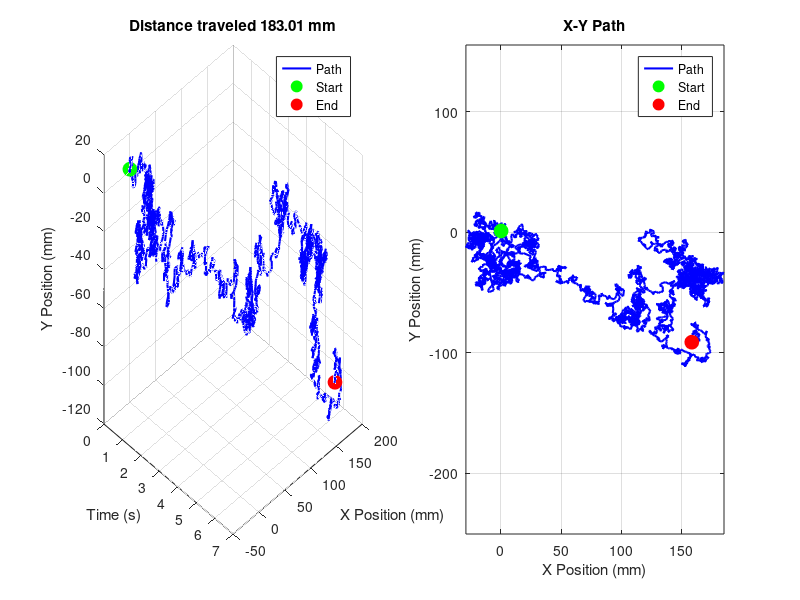

MATLAB code for this plot:
function distance = ex4p4()
    data_struct = load('h03t2data.mat');
    signal = data_struct.data;
    
    fs = 1000; % Hz (1 kHz)
    
    control = signal(1, :);
    x = signal(2, :);
    y = signal(3, :);
    
    threshold = 1.0; % Value above which device is considered "on"
    is_on = control > threshold;
    
    on_indices = find(is_on);
    
    if isempty(on_indices)
        error('No powered-on state detected');
    end
    
    start_idx = on_indices(1);
    end_idx = on_indices(end);
    
    t = (on_indices - start_idx) / fs; % Time in seconds
    x_on = x(on_indices);
    y_on = y(on_indices);
    
    x_start = x_on(1);
    y_start = y_on(1);
    x_end = x_on(end);
    y_end = y_on(end);
    
    distance = sqrt((x_end - x_start)^2 + (y_end - y_start)^2);
    
    figure;
    
    subplot(1, 2, 1);
    plot3(t, x_on, y_on, 'b-', 'LineWidth', 1.5);
    grid on;
    xlabel('Time (s)');
    ylabel('X Position (mm)');
    zlabel('Y Position (mm)');
    title(sprintf('Distance traveled %.2f mm', distance));
    view(45, 30); % Set a good viewing angle
    
    hold on;
    plot3(t(1), x_start, y_start, 'go', 'MarkerSize', 10, 'MarkerFaceColor', 'g');
    plot3(t(end), x_end, y_end, 'ro', 'MarkerSize', 10, 'MarkerFaceColor', 'r');
    legend('Path', 'Start', 'End', 'Location', 'best');
    hold off;
    
    subplot(1, 2, 2);
    plot(x_on, y_on, 'b-', 'LineWidth', 1.5);
    grid on;
    xlabel('X Position (mm)');
    ylabel('Y Position (mm)');
    title('X-Y Path');
    axis equal;
    
    hold on;
    plot(x_start, y_start, 'go', 'MarkerSize', 10, 'MarkerFaceColor', 'g');
    plot(x_end, y_end, 'ro', 'MarkerSize', 10, 'MarkerFaceColor', 'r');
    legend('Path', 'Start', 'End', 'Location', 'best');
    hold off;
end
